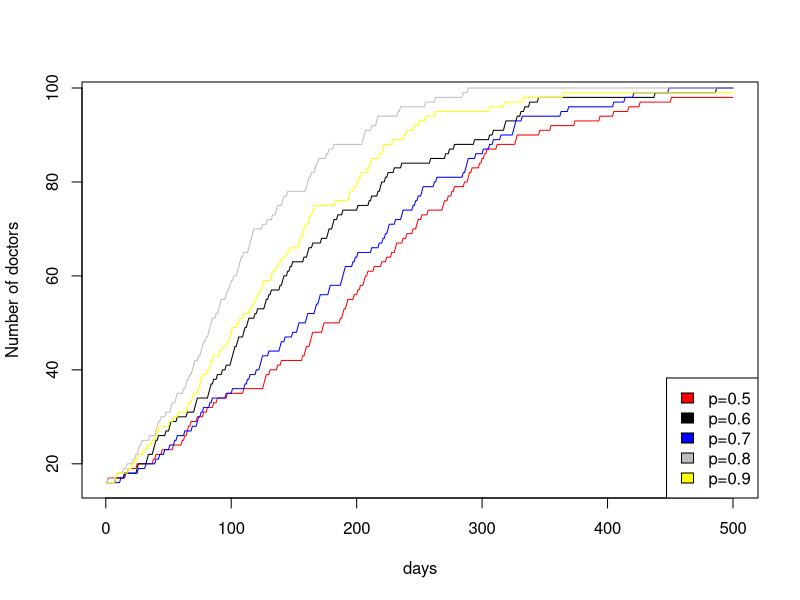

The R script that drew this image:
# Homework 6
# Stat 133, Lec 2, Spring 2015
# Due : Friday March 20th by 5 pm

# Review the slides on simulations for this assignment.

# Consider the following model on use of a new drug:
# We have a population of doctors, population size : <n.doctors>
# Every doctor has either adopted the use of a new drug, or not (0/1 status)
# Now write a function that runs a simulation for a period of :
# <n.days> where
# - every day exactly two _random_ doctors meet
# - if one has adopted but the other one has not then the
#   holdout adopts the use of the drug with probability p
# Return a matrix that shows for each day which doctors have adopted
# the use of the drug.

# Input varibles are
# <n.days> : the number of days the simulation should be run for
# <n.doctors> : total number of doctors 
# <initial.doctors> : a 0/1 vector of length <n.doctors>, 1 for adopters
# <p> : the probability that the non-adopter adopts the drug.

# Ouput variable
# <has_adopted> : matrix with <n.doctors> rows and <n.days> columns
#                 i.e. one row for each doctor
#                 the entries are 0 for days where the doctor is a
#                 non-adopter, else 1 (so once a row turns to 1 it stays as 1).

sim.doctors <- function(initial.doctors, n.doctors, n.days, p){
  
  m<- matrix(rep(initial.doctors, times=n.days), ncol= n.days)
for (i in 2:n.days){
 pair = sample(1: n.doctors, size=2)
 if(m[pair[1], i] != m[pair[2],i]){
   m.i = m[pair,i]
   m.i[m.i == 0] = sample(0:1, size = 1, prob = c(1-p, p))
   m[pair,i:n.days] = m.i
 } 
 }
return(m)
}
 

 # Set up the output variable, define it as a matrix then use initial.doctors
  # to set the first column (day)

  # Run a simulation for <n.days> (use a for loop).  In the loop:
  # 1) pick two random doctors
  # 2) check if one has adopted the other hasn't
  # 3) convert the non-adopter with probability p

  # return the output



# When you test your function you have to generate <initial.doctors> and
# pick values for the other input parameters.

set.seed(42)
n.doctors<- 100
initial.doctors = sample(0:1,size = n.doctors, prob = c(0.9,0.1), replace = T)

m1=sim.doctors(initial.doctors,n.days = 500, n.doctors = n.doctors, p=0.5)
m2=sim.doctors(initial.doctors,n.days = 500, n.doctors = n.doctors, p=0.6)
m3=sim.doctors(initial.doctors,n.days = 500, n.doctors = n.doctors, p=0.7)
m4=sim.doctors(initial.doctors,n.days = 500, n.doctors = n.doctors, p=0.8)
m5=sim.doctors(initial.doctors,n.days = 500, n.doctors = n.doctors, p=0.9)



plot(x=c(1:500),y=colSums(m1),xlab="days", ylab="Number of doctors",type = 'l',col="red")
lines(x=c(1:500), y=colSums(m2),col="black")
lines(x=c(1:500),y=colSums(m3), col="blue")
lines(x=c(1:500),y=colSums(m4), col="grey")
lines(x=c(1:500),y=colSums(m5), col="yellow")
legend("bottomright", legend=c("p=0.5","p=0.6","p=0.7","p=0.8","p=0.9"), 
        fill=c("red", "black","blue","grey","yellow"))

# Generate a value for <initial.doctors> that has 10% 1s and 90% 0s.
# Run your function for at least 5 different values of <p> and plot
# on x-axis: days,
# on y-axis : the number of doctors that have already adopted the drug, on that day
# Put all 5 lines in one figure (e.g. use first plot() then lines() for the subsequent lines)

